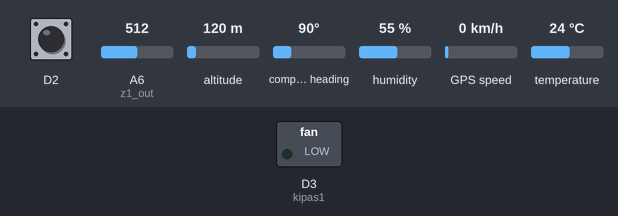
The sketch below on a simulated Arduino MKR. Shown: switched loads named in the sketch (green lamp = pin HIGH). Inputs (shaded band) come from the test bench; at power-on: A6 (z1_out) = 512, D2 HIGH, altitude 120 m, compass heading 90°, humidity 55 %, GPS speed 0 km/h, temperature 24 °C. Uploads are accepted with an empty reply; the GPS gets a fix after 3 s at 37.7749, -122.4194 with 8 satellites; what the sketch prints to the serial monitor is not drawn.

Above: at 0.1 s.
At 4.2 s:
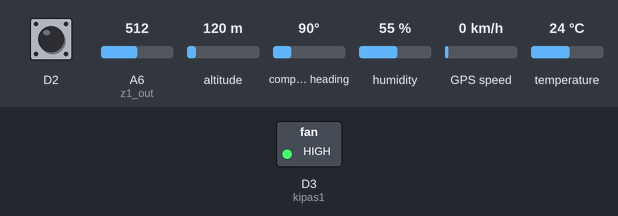
4.3 s: A6 (z1_out) set to 810
Timing chart, 0 to 7.3 s (numbered marks = the images above; inputs shaded):
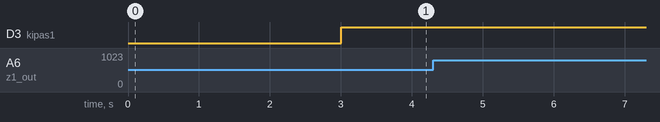

Measured:
- after the input at 4.3 s, every drawn part: stays the same

The sketch:

arduino_MKR_gsm_1400_sms_dht_adxl_gps_http.ino
```cpp
// libraries
#include <MKRGSM.h>
#include <math.h>


#include "DHT.h"
#include <TinyGPS.h>
#include "arduino_secrets.h"
#define DHTPIN1 5     // Digital pin connected to the DHT sensor
#define DHTTYPE DHT21
#define SerialGPS Serial1

const int z1_out = A6; /* connect z_out of module to A3 of UNO board */


int kipas1 = 3;


DHT dht1(DHTPIN1, DHTTYPE);

TinyGPS gps;

// Please enter your sensitive data in the Secret tab or arduino_secrets.h
// PIN Number
const char PINNUMBER[]     = SECRET_PINNUMBER;
// APN data
const char GPRS_APN[]      = SECRET_GPRS_APN;
const char GPRS_LOGIN[]    = SECRET_GPRS_LOGIN;
const char GPRS_PASSWORD[] = SECRET_GPRS_PASSWORD;

// initialize the library instance
GSMClient client;
GPRS gprs;
GSM gsmAccess;
GSM_SMS sms;
// URL, path and port (for example: example.org)
char server[] = "inoprex.com";
//char path[] = " ";
int port = 80; // port 80 is the default for HTTP
String apiKeyValue = "9F7j3bA5TAmPt";
String  postData;
bool stop_it = false;
bool stop_it2 = false;
void setup() {
  // initialize serial communications and wait for port to open:
  Serial.begin(9600);
 SerialGPS.begin(9600); //TEST GPS.
dht1.begin();

 pinMode(2, INPUT_PULLUP);
 pinMode(kipas1,OUTPUT);


//  while (!Serial) {
//    ; // wait for serial port to connect. Needed for native USB port only
//  }

  Serial.println("Starting Arduino web client.");
  // connection state
  bool connected = false;

  // After starting the modem with GSM.begin()
  // attach the shield to the GPRS network with the APN, login and password
  while (!connected) {
    if ((gsmAccess.begin(PINNUMBER) == GSM_READY) &&
        (gprs.attachGPRS(GPRS_APN, GPRS_LOGIN, GPRS_PASSWORD) == GPRS_READY)) {
      connected = true;
    } else {
      Serial.println("Not connected");
      delay(1000);
    }
  }
   while (!connected) {
    if (gsmAccess.begin(SECRET_PINNUMBER1) == GSM_READY) {
      connected = true;
    } else {
      Serial.println("Not connected");
      delay(1000);
    }
  }


}
boolean stop_main_loop(){
  if (stop_it == false){

    //Serial.println("halloasasasasa");
    //delay(1000);
  Serial.print("Enter a mobile number: ");
  const char remoteNum[] = driver ;  // telephone number to send sms
 // readSerial(remoteNum);
  Serial.println(remoteNum);

  // sms text
  Serial.print("Now, enter SMS content: ");
  char txtMsg[200]= "hati-hati mas";
 // readSerial(txtMsg);
  Serial.println("SENDING");
  Serial.println();
  Serial.println("Message:");
  Serial.println(txtMsg);

  // send the message
  sms.beginSMS(remoteNum);
  sms.print(txtMsg);
  sms.endSMS();
  Serial.println("\nCOMPLETE!\n");


  }

  stop_it = true;
  return stop_it;
}

boolean stop_main_loop2(){
  if (stop_it2 == false){

    //Serial.println("halloasasasasa");
    //delay(1000);
  Serial.print("Enter a mobile number: ");
  const char remoteNum[] = konsumen ;  // telephone number to send sms
 // readSerial(remoteNum);
  Serial.println(remoteNum);

  // sms text
  Serial.print("Now, enter SMS content: ");
  char txtMsg[200]= "hati-hati mas";
 // readSerial(txtMsg);
  Serial.println("SENDING");
  Serial.println();
  Serial.println("Message:");
  Serial.println(txtMsg);

  // send the message
  sms.beginSMS(remoteNum);
  sms.print(txtMsg);
  sms.endSMS();
  Serial.println("\nCOMPLETE!\n");


  }

  stop_it2 = true;
  return stop_it2;
}


void loop() {
  // if there are incoming bytes available
  // from the server, read them and print them:

  int z1_adc_value;
  double z1_g_value;
  z1_adc_value = analogRead(z1_out);
  int swic = digitalRead(2);
  // Reading temperature or humidity takes about 250 milliseconds!
  // Sensor readings may also be up to 2 seconds 'old' (its a very slow sensor)
  float h1 = dht1.readHumidity();
  // Read temperature as Celsius (the default)
  float t1 = dht1.readTemperature();
  // Read temperature as Fahrenheit (isFahrenheit = true)
  float f1 = dht1.readTemperature(true);


  // Check if any reads failed and exit early (to try again).
  if (isnan(h1) || isnan(t1) || isnan(f1)) {
 //   Serial.println(F("Failed to read from DHT sensor!"));
    return;
  }


  // Compute heat index in Fahrenheit (the default)
  float hif1 = dht1.computeHeatIndex(f1, h1);
  // Compute heat index in Celsius (isFahreheit = false)
  float hic1 = dht1.computeHeatIndex(t1, h1, false);


  if (t1 >20){
    digitalWrite(kipas1,HIGH);
  delay(1000);

  }

  if ( z1_adc_value > 800){
  stop_it = stop_main_loop();
  }


  bool newData = false;
  unsigned long chars;
  unsigned short sentences, failed;

  for (unsigned long start = millis(); millis() - start < 1000;)
  {
    while (SerialGPS.available())
    {
      char c = SerialGPS.read();
      // Serial.write(c); // hilangkan koment jika mau melihat data yang dikirim dari modul GPS
      if (gps.encode(c)) // Parsing semua data
        newData = true;
    }
  }
    float flat, flon,sat;
    unsigned long age;
    gps.f_get_position(&flat, &flon, &age);
   // Serial.print("LAT=");
    (flat == TinyGPS::GPS_INVALID_F_ANGLE ? 0.0 : flat, 6);
    //Serial.print(" LON=");
    (flon == TinyGPS::GPS_INVALID_F_ANGLE ? 0.0 : flon, 6);
     sat = (gps.satellites() == TinyGPS::GPS_INVALID_SATELLITES ? 0 : gps.satellites());


  if (client.available()) {
    char c = client.read();
    Serial.print(c);
  }

 if ( swic == 0){
 Serial.println("connecting...");
  postData = "api_key=" + apiKeyValue + "&latitude=" + String(flat, 6)
                          + "&longitude=" + String(flon, 6) + "&dhtA=" + String(t1)
                          + "&adxlA=" + String(z1_adc_value) + "&iduser=" + String(4536) + "&status=" + String("jalan") + "";

  // if you get a connection, report back via serial:
  if (client.connect(server, port)) {
     Serial.println("postdata");
  client.println("POST /skripsi/bridge.php HTTP/1.1");
  client.println("Host:  inoprex.com");
  //client.println("User-Agent: Arduino/1.0");
  client.println("Connection: close");
  client.println("Content-Type: application/x-www-form-urlencoded;");
  client.print("Content-Length: ");
  client.println(postData.length());
  client.println();
  client.println(postData);
  } else {
    // if you didn't get a connection to the server:
    Serial.println("connection failed");
  }
 }
 if ( swic == 1){
 Serial.println("connecting...");
  postData = "api_key=" + apiKeyValue + "&latitude=" + String(flat, 6)
                          + "&longitude=" + String(flon, 6) + "&dhtA=" + String(t1)
                          + "&adxlA=" + String(z1_adc_value) + "&iduser=" + String(4536) + "&status=" + String("kembali") + "";

  // if you get a connection, report back via serial:
  if (client.connect(server, port)) {
     Serial.println("postdata");
  client.println("POST /skripsi/bridge.php HTTP/1.1");
  client.println("Host:  inoprex.com");
  //client.println("User-Agent: Arduino/1.0");
  client.println("Connection: close");
  client.println("Content-Type: application/x-www-form-urlencoded;");
  client.print("Content-Length: ");
  client.println(postData.length());
  client.println();
  client.println(postData);
  } else {
    // if you didn't get a connection to the server:
    Serial.println("connection failed");
   stop_it2 = stop_main_loop2();
  }

 }
/*
 postData = "api_key=" + apiKeyValue + "&latitude=" + String(flat, 6)
                          + "&longitude=" + String(flon, 6) + "&dhtA=" + String("t1")
                          + "&adxlA=" + String("z1_adc_value") + "&iduser=" + String("4536") + "&status=" + String("kembali") + "";

  // if you get a connection, report back via serial:
  if (client.connect(server, port)) {
     Serial.println("postdata");
  client.println("POST /skripsi/bridge.php HTTP/1.1");
  client.println("Host:  inoprex.com");
  //client.println("User-Agent: Arduino/1.0");
  client.println("Connection: close");
  client.println("Content-Type: application/x-www-form-urlencoded;");
  client.print("Content-Length: ");
  client.println(postData.length());
  client.println();
  client.println(postData);
  } else {
    // if you didn't get a connection to the server:
    Serial.println("connection failed");
   stop_it2 = stop_main_loop2();
  }
 */
}
```

arduino_secrets.h
```cpp
#define SECRET_PINNUMBER     "081388056019"
#define SECRET_GPRS_APN      "internet" // replace your GPRS APN
#define SECRET_PINNUMBER1     "081388056019"
#define driver     "085695848790"
#define konsumen     "085695848790"


#define SECRET_GPRS_LOGIN    " "    // replace with your GPRS login
#define SECRET_GPRS_PASSWORD " " // replace with your GPRS password 0895321588853
```
